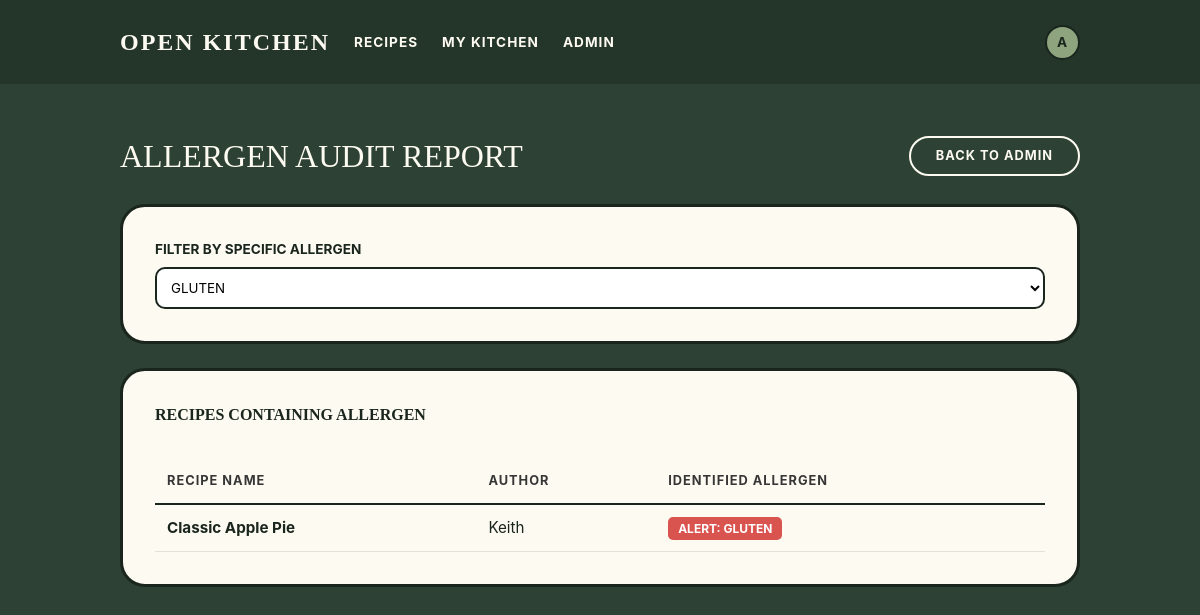
/admin/reports/allergen-audit?allergen_id=9 (signed in), run on an earlier commit of the app's database.
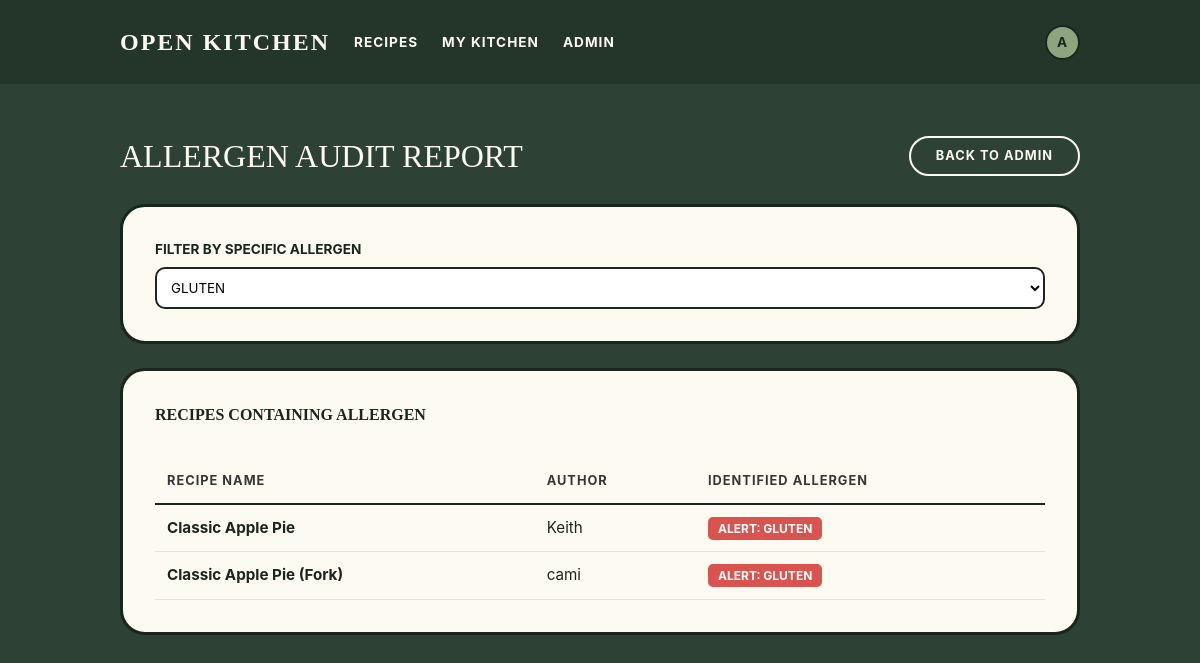
And on a later commit of the database.
### tables this page shows
CREATE TABLE recipes (
    id INTEGER PRIMARY KEY AUTOINCREMENT,
    title TEXT NOT NULL,
    description TEXT,
    template_type TEXT NOT NULL CHECK(template_type IN ('standard', 'quick_tip')),
    author_id INTEGER NOT NULL,
    base_servings INTEGER,
    prep_time_minutes INTEGER,
    cook_time_minutes INTEGER,
    parent_recipe_id INTEGER,
    is_public INTEGER DEFAULT 1,
    created_at DATETIME DEFAULT CURRENT_TIMESTAMP,
    updated_at DATETIME, image_url TEXT,
    FOREIGN KEY (author_id) REFERENCES users(id),
    FOREIGN KEY (parent_recipe_id) REFERENCES recipes(id)
);

### app/admin.py (the view)
@bp.route('/reports/allergen-audit')
@curator_required
def allergen_audit():
    allergen_id = request.args.get('allergen_id', type=int)
    allergens = Allergen.get_all()
    recipes = []
    if allergen_id:
        recipes = Report.recipes_with_allergen(allergen_id)
    return render_template('admin/allergen_audit.html',
                         allergens=allergens,
                         recipes=recipes,
                         selected_allergen=allergen_id)

### app/auth.py (called while the page is built)
@bp.before_app_request
def load_logged_in_user():
    user_id = session.get('user_id')
    if user_id is None:
        g.user = None
    else:
        g.user = User.get_by_id(user_id)

def curator_required(view):
    @functools.wraps(view)
    def wrapped_view(**kwargs):
        if g.user is None:
            return redirect(url_for('auth.login'))
        if g.user['role_name'] != 'Curator':
            flash('Access denied. Curator role required.')
            return redirect(url_for('index'))
        return view(**kwargs)
    return wrapped_view

### app/db.py (called while the page is built)
def get_db():
    if 'db' not in g:
        g.db = sqlite3.connect(
            current_app.config['DATABASE'],
            detect_types=sqlite3.PARSE_DECLTYPES
        )
        g.db.row_factory = sqlite3.Row
        g.db.execute('PRAGMA foreign_keys = ON')
    return g.db

### app/models/lookup.py (called while the page is built)
    @staticmethod
    def get_all():
        db = get_db()
        return db.execute('SELECT * FROM allergens ORDER BY name').fetchall()

### app/templates/admin/allergen_audit.html (shortened to what this page needs)
{% extends 'base.html' %}
{% block content %}
<div class="level mb-5">
    <div class="level-left">
        <h1 class="admin-title">Allergen Audit Report</h1>
    </div>
    <div class="level-right">
        <a href="{{ url_for('admin.index') }}" class="btn-pill is-outline-light">
            BACK TO ADMIN
        </a>
    </div>
</div>
<div class="report-card mb-5">
    <form method="get">
        <label class="filter-label" for="allergen_id">Filter by Specific Allergen</label>
        <select name="allergen_id" id="allergen_id" class="custom-select" onchange="this.form.submit()">
            {% for allergen in allergens %}
            <option value="{{ allergen.id }}" {% if allergen.id == selected_allergen %}selected{% endif %}>
                {{ allergen.name|upper }}
            </option>
            {% endfor %}
        </select>
    </form>
</div>
{% if recipes %}
<div class="report-card">
    <h2 style="font-family: 'Georgia', serif; text-transform: uppercase; font-weight: bold; margin-bottom: 1rem;">Recipes Containing Allergen</h2>
    <div class="table-container">
        <table class="audit-table">
            <thead>
                <tr>
                    <th>Recipe Name</th>
                    <th>Author</th>
                    <th>Identified Allergen</th>
                </tr>
            </thead>
            <tbody>
            {% for recipe in recipes %}
                <tr>
                    <td>
                        <a href="{{ url_for('recipes.view', id=recipe.id) }}" style="color: var(--border-dark); font-weight: bold;">
                            {{ recipe.title }}
                        </a>
                    </td>
                    <td>{{ recipe.author_name }}</td>
                    <td>
                        <span class="allergen-tag">ALERT: {{ recipe.allergen_name }}</span>
                    </td>
                </tr>
            {% endfor %}
            </tbody>
        </table>
    </div>
</div>
{% elif selected_allergen %}
<div class="report-card" style="text-align: center;">
    <p>No recipes found containing the selected allergen.</p>
</div>
{% endif %}
{% endblock %}

What changed in the data, as far as the page shows it:
added recipes: title "Classic Apple Pie (Fork)", author_name "cami", allergen_name "GLUTEN"
